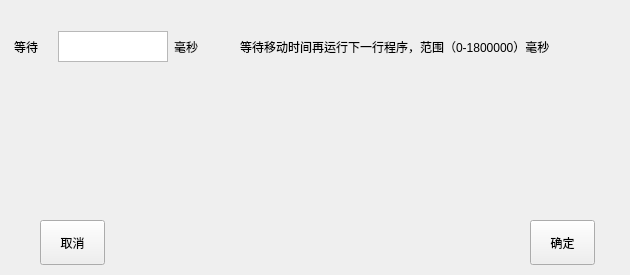
<?xml version="1.0" encoding="UTF-8"?>
<ui version="4.0">
 <class>Wait_Time</class>
 <widget class="QDialog" name="Wait_Time">
  <property name="geometry">
   <rect>
    <x>0</x>
    <y>0</y>
    <width>630</width>
    <height>275</height>
   </rect>
  </property>
  <property name="windowTitle">
   <string>Dialog</string>
  </property>
  <widget class="QLabel" name="label">
   <property name="geometry">
    <rect>
     <x>14</x>
     <y>38</y>
     <width>41</width>
     <height>17</height>
    </rect>
   </property>
   <property name="text">
    <string>等待</string>
   </property>
  </widget>
  <widget class="QTextEdit" name="wait_time_value">
   <property name="geometry">
    <rect>
     <x>58</x>
     <y>31</y>
     <width>110</width>
     <height>31</height>
    </rect>
   </property>
  </widget>
  <widget class="QLabel" name="label_2">
   <property name="geometry">
    <rect>
     <x>174</x>
     <y>38</y>
     <width>41</width>
     <height>17</height>
    </rect>
   </property>
   <property name="text">
    <string>毫秒</string>
   </property>
  </widget>
  <widget class="QLabel" name="note">
   <property name="geometry">
    <rect>
     <x>240</x>
     <y>38</y>
     <width>400</width>
     <height>17</height>
    </rect>
   </property>
   <property name="text">
    <string>等待移动时间再运行下一行程序，范围（0-1800000）毫秒</string>
   </property>
  </widget>
  <widget class="QPushButton" name="cancel_button">
   <property name="geometry">
    <rect>
     <x>40</x>
     <y>220</y>
     <width>65</width>
     <height>45</height>
    </rect>
   </property>
   <property name="text">
    <string>取消</string>
   </property>
   <property name="autoDefault">
    <bool>false</bool>
   </property>
  </widget>
  <widget class="QPushButton" name="ok_button">
   <property name="geometry">
    <rect>
     <x>530</x>
     <y>220</y>
     <width>65</width>
     <height>45</height>
    </rect>
   </property>
   <property name="text">
    <string>确定</string>
   </property>
   <property name="autoDefault">
    <bool>false</bool>
   </property>
  </widget>
 </widget>
 <resources/>
 <connections/>
</ui>
